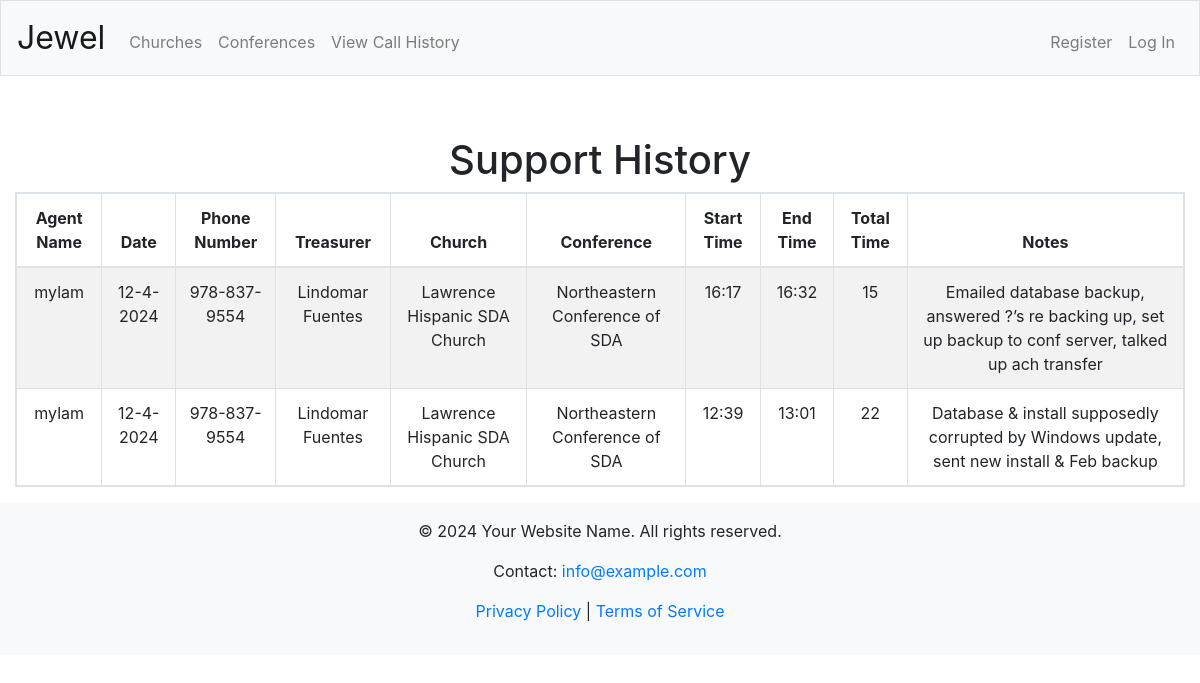
Page /view-calls?churchID=3778 on the committed database.
### tables this page shows
CREATE TABLE SupportCalls (
    id INTEGER PRIMARY KEY AUTOINCREMENT,
    treasurerID INTEGER NOT NULL,
    agentID INTEGER NOT NULL,
    date TEXT,
    startTime TEXT,
    endTime TEXT,
    totalTime TEXT,
    notes TEXT,
    visible INTEGER DEFAULT 1 CHECK (visible IN (0, 1)),
    FOREIGN KEY (treasurerID) REFERENCES Treasurers(id),
    FOREIGN KEY (agentID) REFERENCES Users(id)
);

CREATE TABLE Users (
    id INTEGER PRIMARY KEY AUTOINCREMENT,
    username VARCHAR(20) UNIQUE NOT NULL,
    hash VARCHAR(64) NOT NULL,
    password VARCHAR(50) NOT NULL,
    email TEXT,
    admin INTEGER DEFAULT 0 CHECK (admin IN (0, 1)),
    phone TEXT
);

CREATE TABLE Treasurers (
    id INTEGER PRIMARY KEY AUTOINCREMENT,
    churchID INTEGER NOT NULL,
    name TEXT,
    phoneNumber TEXT,
    email TEXT,
    needSpanish INTEGER DEFAULT 0 CHECK (needSpanish IN (0, 1)), otherContactInfo TEXT,
    FOREIGN KEY (churchID) REFERENCES Churches(id)
);

CREATE TABLE Churches (
    id INTEGER PRIMARY KEY AUTOINCREMENT,
    conferenceID INTEGER NOT NULL,
    name TEXT,
    notes TEXT,
    eAdventistID TEXT UNIQUE,
    FOREIGN KEY (conferenceID) REFERENCES Conferences(id)
);

CREATE TABLE Conferences (
    id INTEGER PRIMARY KEY AUTOINCREMENT,
    name TEXT,
    supported INTEGER DEFAULT 1 CHECK (supported IN (0, 1)),
    eAdventistID TEXT UNIQUE
);

### app.py (the view, shortened to what this page needs)
@app.route("/view-calls")
def viewCalls():
    calls = []
    if request.args.get('churchID'):
        calls = dbExecute("""SELECT sc.*,
                            con.name AS conferenceName,
                            ch.name AS churchName,
                            u.username AS agentName,
                            t.name AS treasurerName,
                            t.phoneNumber AS treasurerPhone
                            FROM SupportCalls sc, Conferences con, Churches ch, Treasurers t, users u
                            WHERE ch.conferenceID = con.id AND sc.treasurerID = t.id AND t.churchID = ch.id AND sc.agentID = u.id AND ch.id = ?;""", request.args.get('churchID'))
    calls.sort(key=sortByID, reverse=True)
    return render_template("view-calls.html", calls=calls)

### app.py (called while the page is built)
@app.after_request
def after_request(response):
    response.headers["Cache-Control"] = "no-cache, no-store, must-revalidate"
    response.headers["Expires"] = 0
    response.headers["Pragma"] = "no-cache"
    return response

def dbExecute(sqlCode, *args):
    result = None
    if len(args) != 0:
        if type(args[0]) == dict:
            result = db.session.execute(text(sqlCode), args[0])
        else:
            d = {}
            for i in range(len(args)):
                sqlCode = sqlCode.replace("?", ":named" + str(i), 1)
                d["named" + str(i)] = args[i]
            result = db.session.execute(text(sqlCode), d)
    else:
        result = db.session.execute(text(sqlCode))
    try:
        keys = list(result.keys())
        rows = result.fetchall()
        toReturn = []
        for row in rows:
            obj = {}
            for i in range(len(keys)):
                obj[keys[i]] = row[i]
            toReturn.append(obj)
        return toReturn
    except Exception as e:
        db.session.commit()

### helpers.py (called while the page is built)
def sortByID(item):
        return item["id"]

### templates/view-calls.html (shortened to what this page needs)
{% extends "layout.html" %}
{% block main %}
<h1>Support History</h1>
<table id="myTable" class="table table-bordered table-striped table-responsive">
    <thead>
        <tr>
            <th>Agent Name</th>
            <th>Date</th>
            <th>Phone Number</th>
            <th>Treasurer</th>
            <th>Church</th>
            <th>Conference</th>
            <th>Start Time</th>
            <th>End Time</th>
            <th>Total Time</th>
            <th>Notes</th>
        </tr>
    </thead>
    <tbody>
    {% for call in calls %}
        <tr id="call#{{ call.id }}">
            <td>{{ call.agentName }}</td>
            <td>{{ call.date }}</td>
            <td>{{ call.treasurerPhone }}</td>
            <td>{{ call.treasurerName }}</td>
            <td>{{ call.churchName }}</td>
            <td>{{ call.conferenceName }}</td>
            <td>{{ call.startTime }}</td>
            <td>{{ call.endTime }}</td>
            <td>{{ call.totalTime }}</td>
            <td>{{ call.notes }}</td>
        </tr>
    {% endfor %}
    </tbody>
</table>
{% endblock %}

### static/styles.css (style rules this page uses)
.table { max-width: 100%; overflow-x: auto; }

### rows in the picture
SupportCalls: agentName "mylam", date "12-4-2024", treasurerPhone "978-837-9554", treasurerName "Lindomar Fuentes", churchName "Lawrence Hispanic SDA Church", conferenceName "Northeastern Conference of SDA", startTime "16:17", endTime "16:32", totalTime "15", notes "Emailed database backup, answered ?’s re backing up, set up backup to conf server, talked up ach transfer"
SupportCalls: agentName "mylam", date "12-4-2024", treasurerPhone "978-837-9554", treasurerName "Lindomar Fuentes", churchName "Lawrence Hispanic SDA Church", conferenceName "Northeastern Conference of SDA", startTime "12:39", endTime "13:01", totalTime "22", notes "Database & install supposedly corrupted by Windows update, sent new install & Feb backup"
